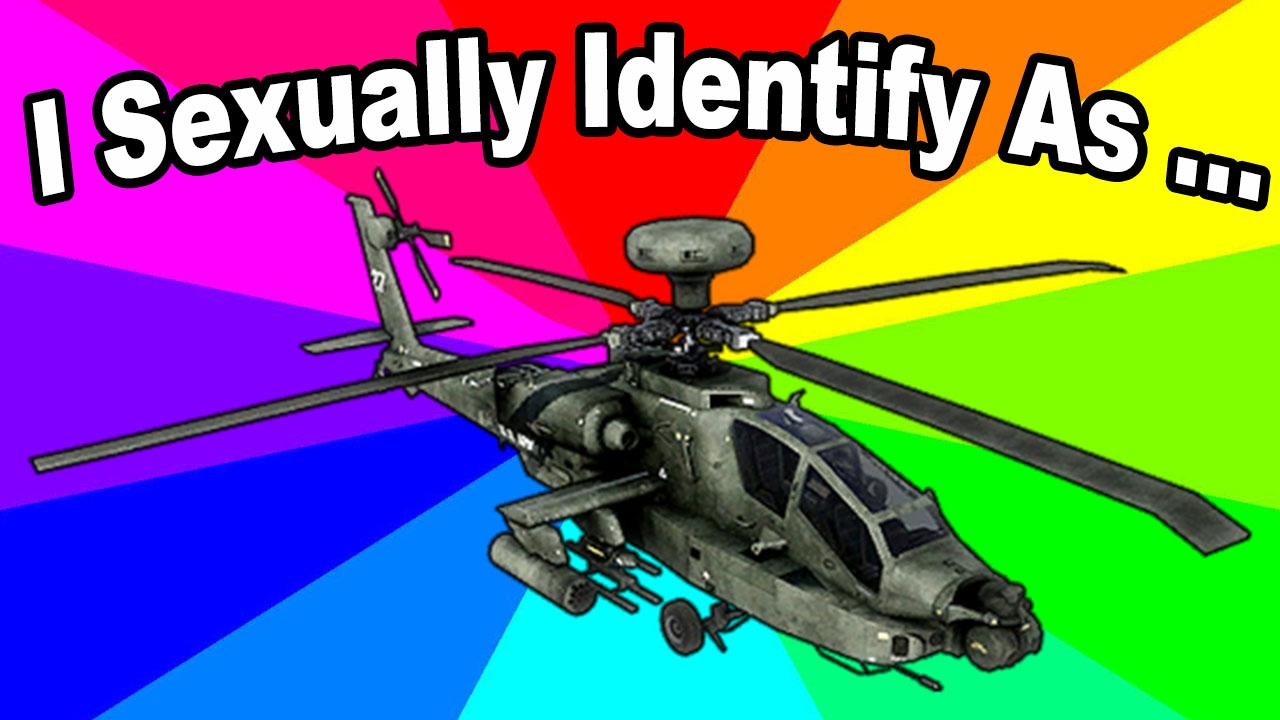
#> input picture temel_islemler/img.png, 1280 x 720 px
$ python thresholding.py
#> lines starting #> are read from the running program, lines starting #| are printed output that depends on the picture; after the words box and inside, x2 and y2 are one past the last pixel; in counts of white or black regions, pixels touching at a corner belong together
import cv2
import numpy as np
from matplotlib import pyplot as plt


img = cv2.imread("img.png",0)
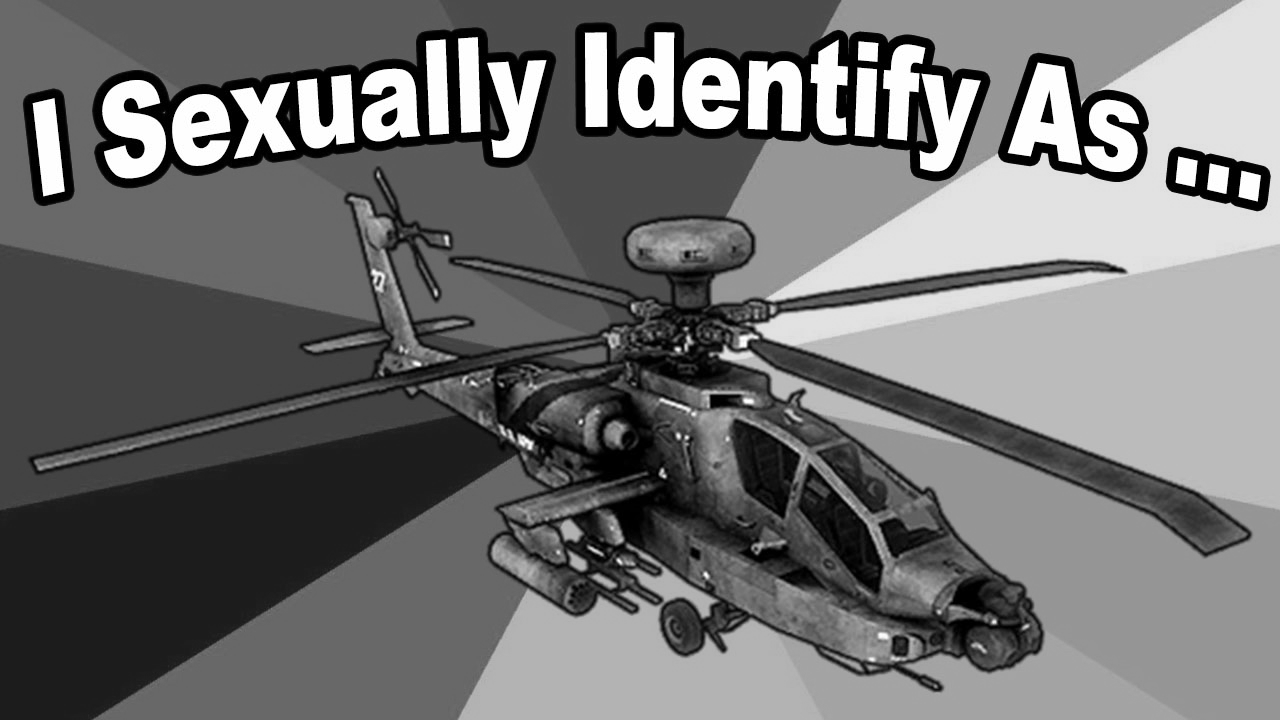
#> img: shape (720, 1280); min 0, max 255, mean 111.9

ret,th1 = cv2.threshold(img,127,255,cv2.THRESH_BINARY)
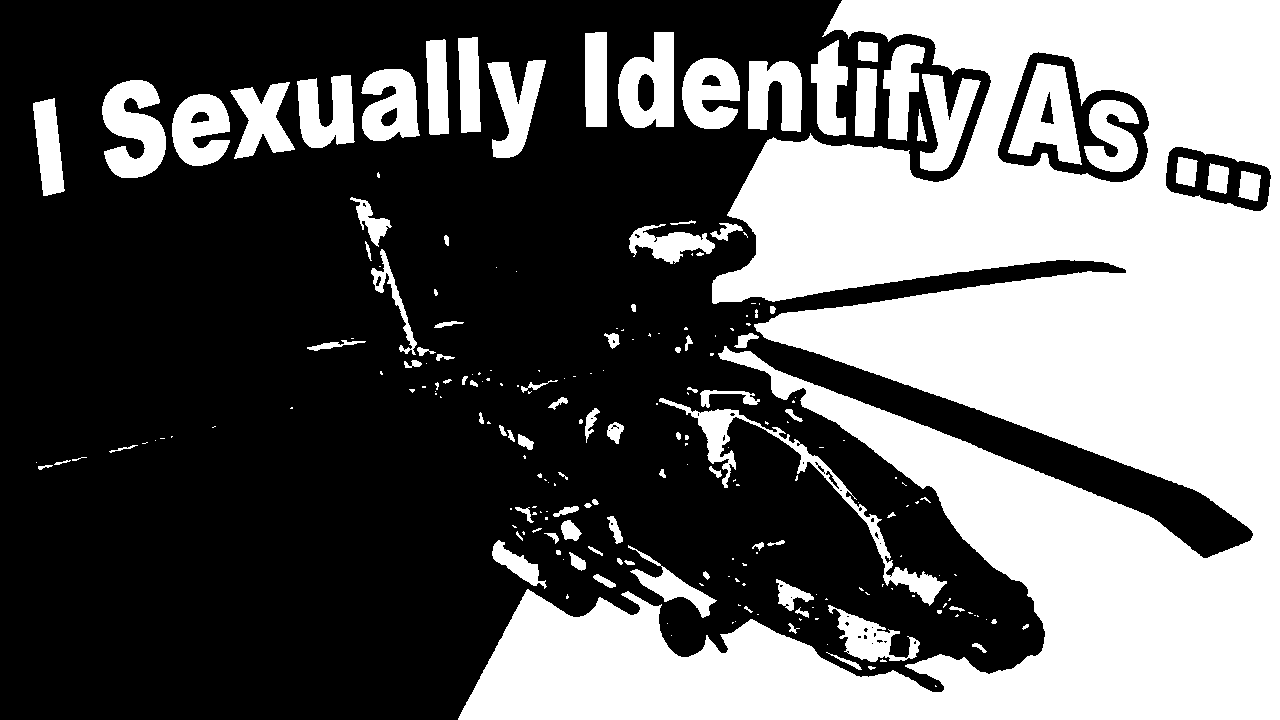
#> th1: shape (720, 1280); 38.9% white; 224 white regions (122 under 20 px), largest, box (x1, y1, x2, y2) and area: (458, 0, 1280, 720) 286077, (659, 398, 947, 606) 4367, (1008, 63, 1082, 165) 4220
th2= cv2.adaptiveThreshold(img,255,cv2.ADAPTIVE_THRESH_MEAN_C,cv2.THRESH_BINARY,11,2)
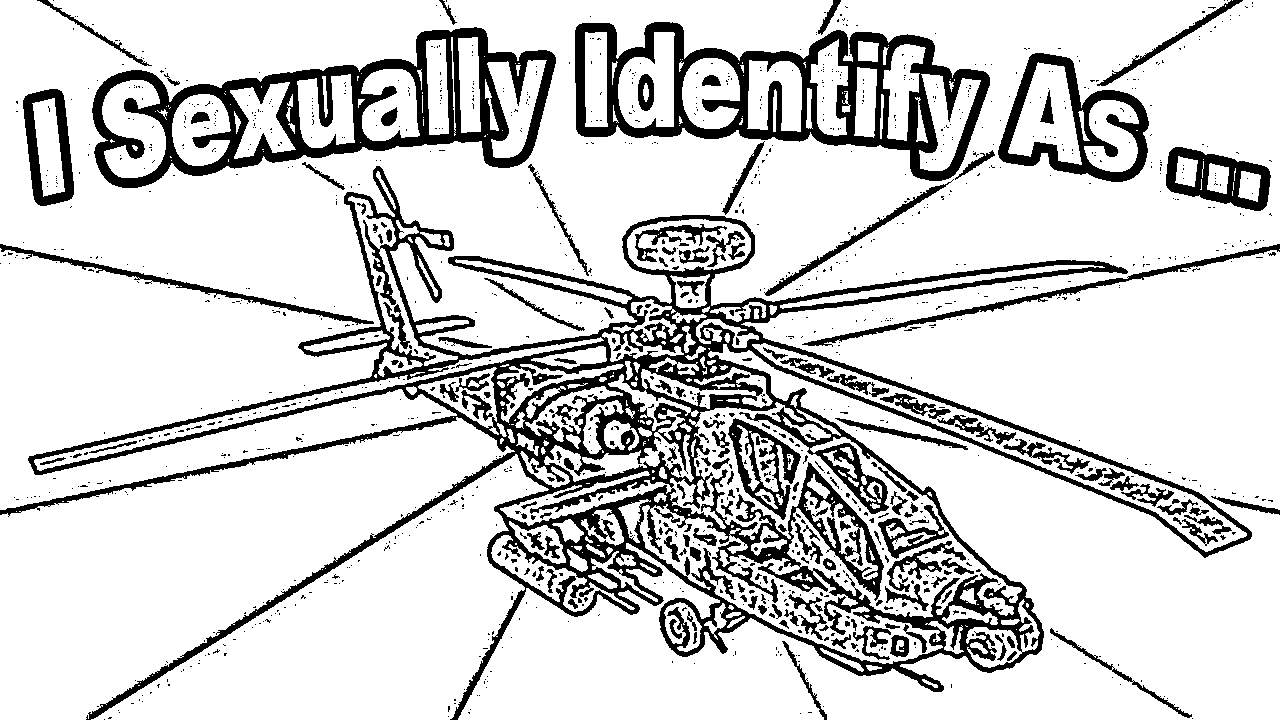
#> th2: shape (720, 1280); 82.3% white; 1298 black regions (1129 under 20 px), largest, box (x1, y1, x2, y2) and area: (0, 166, 1252, 720) 78430, (92, 27, 556, 188) 19872, (575, 22, 990, 181) 18491

cv2.imshow("img",img)
cv2.imshow("img-th1",th1)
cv2.imshow("img-th2",th2)
cv2.waitKey(0)
cv2.destroyAllWindows()
